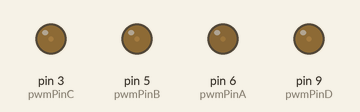
This sketch was run on a simulated Arduino Uno, built with avr-gcc and run on an emulated ATmega328P. Parts: output pins drawn as LEDs (lit = HIGH).

Above: at 0.05 s.
At 3.95 s:
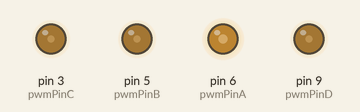
At 5.95 s:
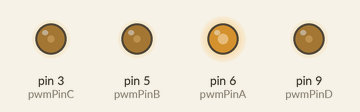
At 8.9 s:
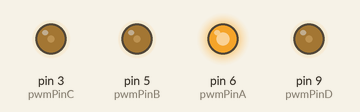
At 11.9 s:
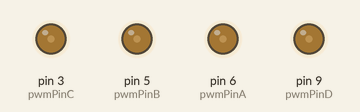
Timing chart, 0 to 16.2 s (numbered marks = the images above):
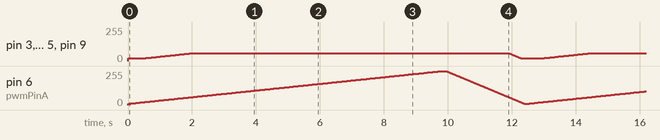

The sketch:

FELIZ_NAVIDAD.ino
```cpp
/* FElIZ NAVIDAD 20211224 */
/* PWM Christmas Lights */

int pwmPinA = 6; //This is for the Tree
int pwmPinB = 5; //This is for HouseA
int pwmPinC = 3; //this is for HouseB
int pwmPinD = 9; //This is for HouseC

int DelayA = 40;
int DelayB = 100;
int DelayC = 10;
int DelayD = 50;

int MaxValue = 255;
int MinValue = 10;
int MinValueHouse = 20;
int MaxValueHouse = 60;

void setup() {
 pinMode(pwmPinA, OUTPUT);
 pinMode(pwmPinB, OUTPUT);
 pinMode(pwmPinC, OUTPUT);
 pinMode(pwmPinD, OUTPUT);
}

void loop() {

  analogWrite(pwmPinB, 20);
  analogWrite(pwmPinC, 20);
  analogWrite(pwmPinD, 20);

  //increase
  for(int value = MinValue; value<= MaxValue; value++){
    analogWrite(pwmPinA, value);
    delay(DelayA);

    if ((value > MinValueHouse) and (value < MaxValueHouse )) {
        analogWrite(pwmPinB, value);
        analogWrite(pwmPinC, value);
        analogWrite(pwmPinD, value);
    }

  }

  delay(DelayB);

  //decrease
  for(int value = MaxValue; value>= MinValue; value--){
     analogWrite(pwmPinA, value);

    if ((value > MinValueHouse) and (value < MaxValueHouse )) {
        analogWrite(pwmPinB, value);
        analogWrite(pwmPinC, value);
        analogWrite(pwmPinD, value);
    }

    delay(DelayC);
    }

  delay(DelayD);

}
```
